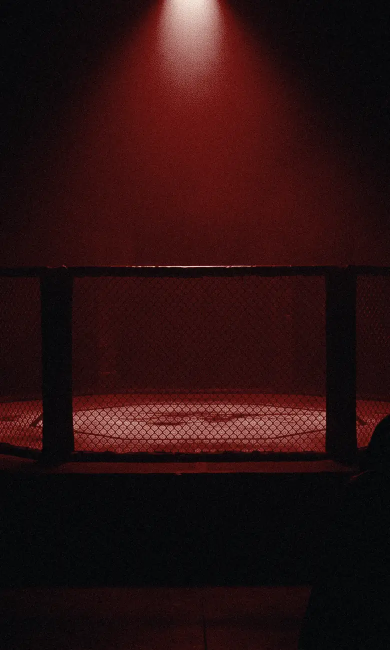
#> input picture img/apagado-m.webp, 780 x 1300 px, given in place of apagado-m.webp.png, which was not available (shown at 1/2 size)
$ python -i gerar.py   (imports and definitions only)
#> lines starting #> are read from the running program, lines starting #| are printed output that depends on the picture; pictures that were not available may be replaced by others from this repository, and a replacement may not be noted
#!/usr/bin/env python3
"""Gera os fundos do jogo pelo OpenRouter e aplica o tratamento da
identidade Noite de Luta (tritom preto / vermelho / osso + granulação),
salvando WebP em duas versões: <tema>.webp (1920px, paisagem) e
<tema>-m.webp (recorte retrato pro celular).

A chave NUNCA fica no repositório: é lida de ~/.octogono-openrouter
(arquivo com só a chave, chmod 600).

Os RETRATOS (card da imprensa na coletiva e na entrevista) saem em 2:3,
num arquivo só: <tema>.webp (720px de largura), sem versão de celular.

uso: python3 img/gerar.py              gera os temas que ainda não têm bruto
     python3 img/gerar.py arena tunel  (re)gera só esses
     python3 img/gerar.py --tratar     só refaz o tratamento a partir dos brutos
     MODELO=google/gemini-3.1-flash-image python3 img/gerar.py ...   troca o modelo
"""
import base64, json, os, sys, urllib.error, urllib.request
import numpy as np
from PIL import Image

AQUI = os.path.dirname(os.path.abspath(__file__))
BRUTO = os.path.join(AQUI, "bruto")
MODELO = os.environ.get("MODELO", "google/gemini-3-pro-image")

ESTILO = ("Cinematic documentary photograph, 35mm film, high contrast, deep crushed blacks, "
          "a single hard spotlight from above, haze in the air, heavy film grain, shallow depth of field. "
          "Absolutely no text, no letters, no numbers, no logos, no watermark, no brand names. "
          "No recognizable faces: any person is seen from behind, in silhouette or cropped out of frame. ")
TEMAS = {
  "arena": "An empty professional MMA octagon cage in a dark arena before the event, spotlight on the canvas, empty seats dissolving into darkness, wide shot, eye level. The canvas and the fence padding are plain and completely unmarked, with no printing of any kind.",
  "tunel": "A fighter seen from behind walking down a dark concrete arena tunnel toward a bright white light at the end, hood up, hands wrapped, pure silhouette.",
  "vestiario": "An empty locker room of a fight venue, wooden bench with hand wraps and a pair of MMA gloves, a robe hanging on a hook, harsh overhead fluorescent light.",
  "contrato": "Close-up of a fight contract on a dark wooden desk with a fountain pen and a pair of MMA gloves beside it, low key light, blank paper with no readable text.",
  "imprensa": "An empty press conference room for a fight event, long table with several microphones, a blank dark backdrop, bursts of camera flash light in the haze.",
  "cinturao": "A generic championship belt with a large blank metal plate and no engraving, resting on a black pedestal under a single spotlight, dark background.",
  "arquibancada": "Empty arena seats in near darkness with a few beams of light cutting through thick haze, wide shot.",
  "apagado": "An empty MMA cage in a completely dark arena with the main lights off, only a faint red emergency light, abandoned feeling.",
  "arena-alto": "High angle view from the rafters of an MMA octagon under bright lights, crowd as dark silhouettes around it, haze.",
  "cartazes": "A dim concrete corridor wall covered with torn old fight posters, all text blurred and unreadable, a single bulb.",
  "academia": "A gritty MMA gym wall with hanging gloves, focus mitts, jump ropes and shin guards on hooks, morning light through a dirty window.",
  "saco": "A fighter in silhouette hitting a heavy bag in a dark gym, sweat drops caught in a beam of light, motion blur on the bag.",
  "fotos": "A wall covered with pinned photographs of fight moments, all photos blurred and abstract, warm desk lamp light, shallow depth of field.",
  "octogono-luz": "Top-down view of an empty octagon canvas under blinding stage lights, the fence casting long shadows, blank canvas with no logos.",
  "confete": "Confetti falling through a spotlight inside an MMA cage, the fence in soft focus, celebratory atmosphere, no people.",
  "lona": "Extreme close-up of the canvas floor of a fight cage with drops of water and sweat, dark and moody, the fence out of focus.",
  "entrada": "Smoke and moving spotlights over an arena entrance ramp before a fighter walks out, silhouettes of crowd at the edges.",
  "trofeus": "A shelf in a dim gym office with generic trophies and medals without any text, a single warm light, dust in the air.",
  # reta final (2026-09-28): lugares da coletiva e da entrevista
  "coletiva": "A packed press conference for a fight event seen from the back of the room: a raised stage with a long table draped in black cloth, a cluster of microphones in the middle of the table, two empty chairs at opposite ends, rows of photographers and reporters seen from behind in silhouette raising their cameras, bursts of camera flash in the haze, a blank dark backdrop behind the stage.",
  "entrevista": "Post-fight interview area inside an arena: a television camera on a tripod and a softbox light in the foreground seen from behind, a reporter in silhouette holding a microphone toward an empty spot lit by a hard spotlight, a blank dark backdrop, the fence of the fight cage blurred in the background with haze and stage lights.",
}
# retrato 2:3 pro card da direita (quem pergunta: a imprensa, nunca um lutador real)
RETRATOS = {
  "coletiva-mesa": "Close-up of a press conference table: a dense cluster of broadcast microphones of different shapes pointing at an empty chair, a glass of water and a blank name placard, a hard spotlight from above, camera flashes blurred in the dark background.",
  "entrevista-microfone": "A reporter's hand holding a television microphone with a blank square microphone flag, pointed toward the camera, the stage lights and the fence of a fight cage blurred behind, haze.",
}

def chave():
    p = os.path.expanduser("~/.octogono-openrouter")
    if not os.path.exists(p):
        sys.exit("falta ~/.octogono-openrouter (arquivo com só a chave, chmod 600)")
    return open(p).read().strip()

def gerar(tema):
    retrato = tema in RETRATOS
    corpo = {"model": MODELO, "modalities": ["image", "text"],
             "image_config": {"aspect_ratio": "2:3" if retrato else "16:9", "image_size": "2K"},   # 2K custa o mesmo que 1K no Gemini 3 Pro
             "messages": [{"role": "user", "content": ESTILO + (RETRATOS[tema] if retrato else TEMAS[tema])}]}
    req = urllib.request.Request("https://openrouter.ai/api/v1/chat/completions",
        data=json.dumps(corpo).encode(), headers={"Authorization": "Bearer " + chave(),
        "Content-Type": "application/json", "HTTP-Referer": "https://octogono.fun", "X-Title": "Octogono"})
    # Conexão caindo no meio da resposta já aconteceu (connection reset).
    # Espera longa (10 min) e só 1 nova tentativa: pedido que estoura o
    # tempo do nosso lado é cobrado mesmo assim se o servidor terminar a
    # imagem (medido: 3 tentativas curtas custaram imagens em dobro).
    for tentativa in range(2):
        try:
            with urllib.request.urlopen(req, timeout=600) as r:
                d = json.load(r)
            break
        except (ConnectionError, TimeoutError, urllib.error.URLError) as e:
            if tentativa == 1:
                raise
            print(tema, "falhou a conexão, tentando de novo:", e)
    imgs = d["choices"][0]["message"].get("images") or []
    assert imgs, f"{tema}: modelo não devolveu imagem ({json.dumps(d)[:300]})"
    url = imgs[0]["image_url"]["url"]
    dados = base64.b64decode(url.split(",", 1)[1])
    os.makedirs(BRUTO, exist_ok=True)
    open(os.path.join(BRUTO, tema + ".png"), "wb").write(dados)
    custo = (d.get("usage") or {}).get("cost")
    print(tema, "gerado", len(dados) // 1024, "KB", f"custo US$ {custo}" if custo is not None else "")

def aparar_bordas(t):
    """O modelo às vezes devolve a foto com margem lisa (branca ou preta)
    nas laterais pra completar o 16:9 (aconteceu no octogono-luz). Corta
    coluna/linha de borda quase uniforme antes do tratamento."""
    def corte(perfil_media, perfil_desvio, n):
        i = 0
        while i < n // 4 and perfil_desvio[i] < 0.025 and (perfil_media[i] > 0.7 or perfil_media[i] < 0.03):
            i += 1
        return i
    cm, cs, lm, ls = t.mean(0), t.std(0), t.mean(1), t.std(1)
    e = corte(cm, cs, t.shape[1]); d = corte(cm[::-1], cs[::-1], t.shape[1])
    c = corte(lm, ls, t.shape[0]); b = corte(lm[::-1], ls[::-1], t.shape[0])
    if e or d or c or b:
        print("  aparou bordas: esq", e, "dir", d, "topo", c, "base", b)
    return t[c:t.shape[0] - b, e:t.shape[1] - d]

def tratar(tema):
#> called with tema = 'apagado-m.webp'
    im = Image.open(os.path.join(BRUTO, tema + ".png")).convert("L")
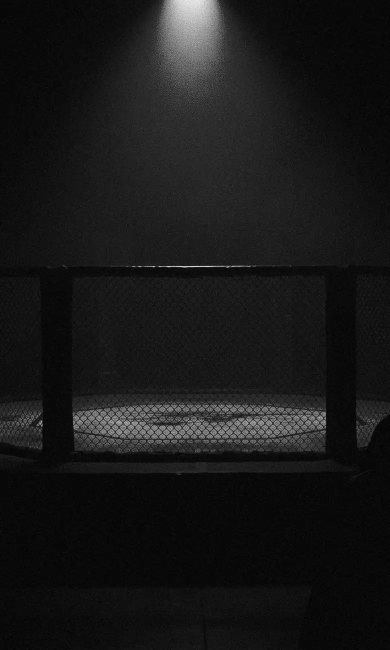
#> im: PIL image 780x1300 L (shown at 1/2 size); min 0, max 246, mean 24
    t = aparar_bordas(np.asarray(im).astype(np.float32) / 255.0)
#> in aparar_bordas, `cm, cs, lm, ls = t.mean(0), t.std(0), t.mean(1), t.std(1)`: cm = 780 values, max 0.184 at index 383, min 0.0429 at index 704, mean 0.0939; cs = 780 values, max 0.195 at index 383, min 0.0158 at index 86, mean 0.0772; lm = 1300 values, max 0.321 at index 855, min 0.0322 at index 1015, mean 0.0939; ls = 1300 values, max 0.273 at index 532, min 0.0072 at index 1137, mean 0.0554
#> after the loop in corte, `while i < n // 4 and perfil_desvio[i] < 0.025 and (perfil_media[i] > 0..`: i = 0
    t = np.clip((t - 0.05) / 0.9, 0, 1) ** 1.2             # preto mais fundo, sem estourar o branco
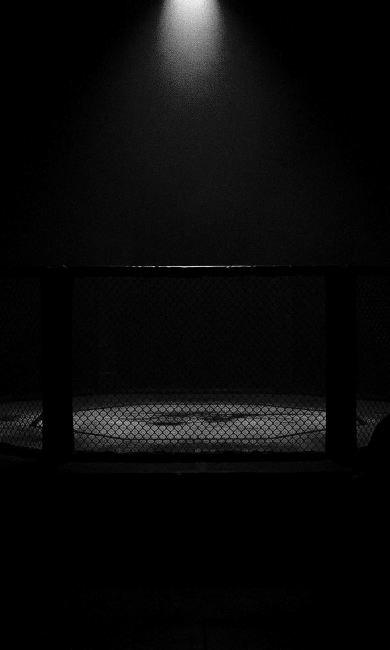
#> t: shape (1300, 780) float32 (shown at 1/2 size); min 0, max 1, mean 0.0392
    preto = np.array([7, 8, 11], np.float32)
    sangue = np.array([112, 22, 19], np.float32)            # meio-tom: vermelho escuro (150 saturava a tela inteira)
    osso = np.array([242, 226, 214], np.float32)            # luz: osso quente
    t3 = t[..., None]
    cor = np.where(t3 < 0.66, preto + (sangue - preto) * (t3 / 0.66),
                   sangue + (osso - sangue) * ((t3 - 0.66) / 0.34))
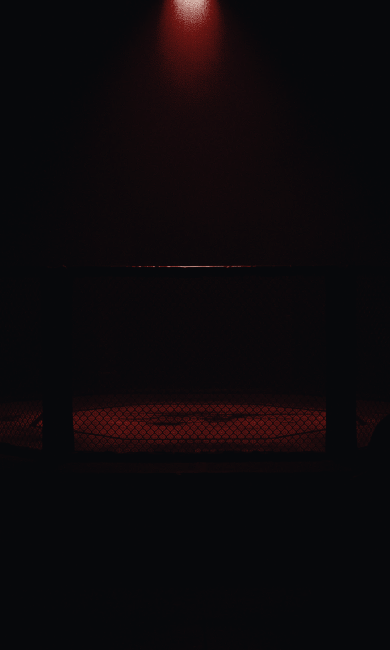
#> cor: shape (1300, 780, 3) float32 (shown at 1/2 size); mean of channels 0, 1, 2 13.3, 9.1, 11.7; drawn as R, G, B
    grao = np.random.default_rng(7).normal(0, 7, t.shape)[..., None]
    out = Image.fromarray(np.clip(cor + grao, 0, 255).astype(np.uint8))
    w, h = out.size
#> w = 780; h = 1300
    if tema in RETRATOS:
        out.resize((720, round(h * 720 / w)), Image.LANCZOS).save(
            os.path.join(AQUI, tema + ".webp"), "WEBP", quality=72, method=6)
        print(tema, "tratado (retrato):", os.path.getsize(os.path.join(AQUI, tema + ".webp")) // 1024, "KB")
        return
    out.resize((1920, round(h * 1920 / w)), Image.LANCZOS).save(
        os.path.join(AQUI, tema + ".webp"), "WEBP", quality=70, method=6)
    rw = round(h * 0.6)                                     # recorte retrato central (3:5)
#> rw = 780
    x0 = (w - rw) // 2
#> x0 = 0
    ret = out.crop((x0, 0, x0 + rw, h))
    alvo_h = min(h, 1300)
#> alvo_h = 1300
    ret.resize((round(rw * alvo_h / h), alvo_h), Image.LANCZOS).save(
        os.path.join(AQUI, tema + "-m.webp"), "WEBP", quality=68, method=6)
    print(tema, "tratado:", os.path.getsize(os.path.join(AQUI, tema + ".webp")) // 1024, "KB +",
          os.path.getsize(os.path.join(AQUI, tema + "-m.webp")) // 1024, "KB")

# [9 lines not run here, left out]

>>> result = tratar('apagado-m.webp')

$ run again, on img/arena-alto-m.webp
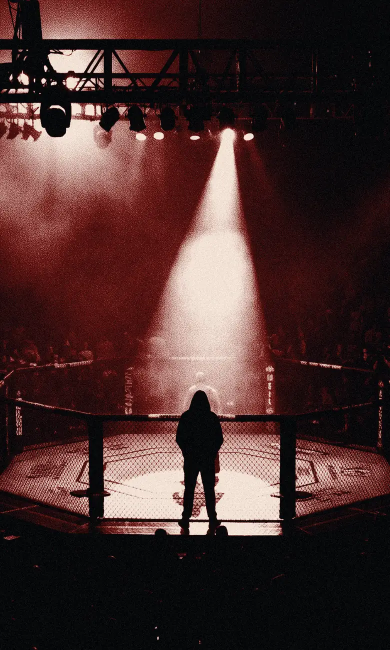
#> input picture img/arena-alto-m.webp, 780 x 1300 px, given in place of arena-alto-m.webp.png, which was not available (shown at 1/2 size)
#> in tratar, `im = Image.open(os.path.join(BRUTO, tema + ".png")).convert("L")`:
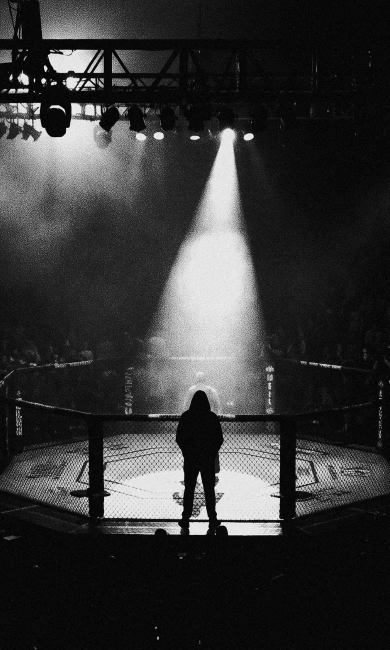
#> im: PIL image 780x1300 L (shown at 1/2 size); min 0, max 254, mean 53.6
#> cm = 780 values, max 0.519 at index 458, min 0.045 at index 772, mean 0.21; cs = 780 values, max 0.4 at index 444, min 0.0298 at index 573, mean 0.229; lm = 1300 values, max 0.552 at index 973, min 0.0313 at index 95, mean 0.21; ls = 1300 values, max 0.402 at index 1033, min 0.0108 at index 189, mean 0.211
#> after the loop in corte, `while i < n // 4 and perfil_desvio[i] < 0.025 and (perfil_media[i] > 0..`: i = 0
#> in tratar, `out.resize((1920, round(h * 1920 / w)), Image.LANCZOS).save( os.path.j..`:
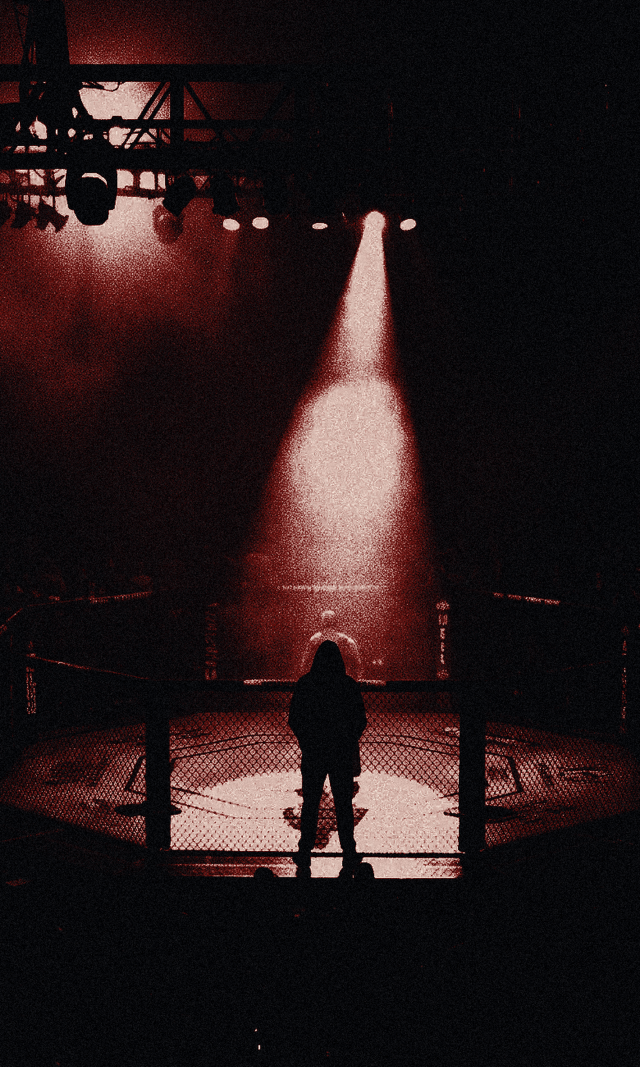
#> saved as arena-alto-m.webp.webp: PIL image 1920x3200 RGB (shown at 1/3 size); mean R, G, B 38.6, 25, 25.8
